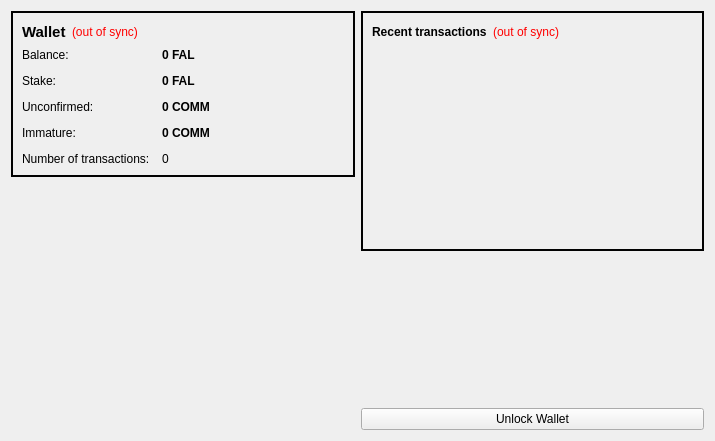
<?xml version="1.0" encoding="UTF-8"?>
<ui version="4.0">
 <class>OverviewPage</class>
 <widget class="QWidget" name="OverviewPage">
  <property name="geometry">
   <rect>
    <x>0</x>
    <y>0</y>
    <width>715</width>
    <height>441</height>
   </rect>
  </property>
  <property name="windowTitle">
   <string>Form</string>
  </property>
  <layout class="QHBoxLayout" name="horizontalLayout" stretch="1,1">
   <item>
    <layout class="QVBoxLayout" name="verticalLayout_2">
     <item>
      <widget class="QFrame" name="frame">
       <property name="styleSheet">
        <string notr="true">#frame {
border: 2px solid #010101;
}</string>
       </property>
       <property name="frameShape">
        <enum>QFrame::StyledPanel</enum>
       </property>
       <property name="frameShadow">
        <enum>QFrame::Raised</enum>
       </property>
       <layout class="QVBoxLayout" name="verticalLayout_4">
        <item>
         <layout class="QHBoxLayout" name="horizontalLayout_4">
          <item>
           <widget class="QLabel" name="label_5">
            <property name="font">
             <font>
              <pointsize>11</pointsize>
              <weight>75</weight>
              <bold>true</bold>
             </font>
            </property>
            <property name="text">
             <string>Wallet</string>
            </property>
           </widget>
          </item>
          <item>
           <widget class="QLabel" name="labelWalletStatus">
            <property name="toolTip">
             <string>The displayed information may be out of date. Your wallet automatically synchronizes with the falcoin network after a connection is established, but this process has not completed yet.</string>
            </property>
            <property name="styleSheet">
             <string notr="true">QLabel { color: red; }</string>
            </property>
            <property name="text">
             <string notr="true">(out of sync)</string>
            </property>
            <property name="alignment">
             <set>Qt::AlignLeading|Qt::AlignLeft|Qt::AlignVCenter</set>
            </property>
           </widget>
          </item>
          <item>
           <spacer name="horizontalSpacer_2">
            <property name="orientation">
             <enum>Qt::Horizontal</enum>
            </property>
            <property name="sizeHint" stdset="0">
             <size>
              <width>40</width>
              <height>20</height>
             </size>
            </property>
           </spacer>
          </item>
         </layout>
        </item>
        <item>
         <layout class="QFormLayout" name="formLayout_2">
          <property name="fieldGrowthPolicy">
           <enum>QFormLayout::AllNonFixedFieldsGrow</enum>
          </property>
          <property name="horizontalSpacing">
           <number>12</number>
          </property>
          <property name="verticalSpacing">
           <number>12</number>
          </property>
          <item row="0" column="0">
           <widget class="QLabel" name="label">
            <property name="text">
             <string>Balance:</string>
            </property>
           </widget>
          </item>
          <item row="0" column="1">
           <widget class="QLabel" name="labelBalance">
            <property name="font">
             <font>
              <weight>75</weight>
              <bold>true</bold>
             </font>
            </property>
            <property name="cursor">
             <cursorShape>IBeamCursor</cursorShape>
            </property>
            <property name="toolTip">
             <string>Your current balance</string>
            </property>
            <property name="text">
             <string notr="true">0 FAL</string>
            </property>
            <property name="textInteractionFlags">
             <set>Qt::LinksAccessibleByMouse|Qt::TextSelectableByKeyboard|Qt::TextSelectableByMouse</set>
            </property>
           </widget>
          </item>
          <item row="1" column="0">
           <widget class="QLabel" name="label_6">
            <property name="text">
             <string>Stake:</string>
            </property>
           </widget>
          </item>
          <item row="1" column="1">
           <widget class="QLabel" name="labelStake">
            <property name="font">
             <font>
              <weight>75</weight>
              <bold>true</bold>
             </font>
            </property>
            <property name="cursor">
             <cursorShape>IBeamCursor</cursorShape>
            </property>
            <property name="toolTip">
             <string>Total of coins that was staked, and do not yet count toward the current balance</string>
            </property>
            <property name="text">
             <string notr="true">0 FAL</string>
            </property>
            <property name="textInteractionFlags">
             <set>Qt::LinksAccessibleByMouse|Qt::TextSelectableByKeyboard|Qt::TextSelectableByMouse</set>
            </property>
           </widget>
          </item>
          <item row="2" column="0">
           <widget class="QLabel" name="label_3">
            <property name="text">
             <string>Unconfirmed:</string>
            </property>
           </widget>
          </item>
          <item row="2" column="1">
           <widget class="QLabel" name="labelUnconfirmed">
            <property name="font">
             <font>
              <weight>75</weight>
              <bold>true</bold>
             </font>
            </property>
            <property name="cursor">
             <cursorShape>IBeamCursor</cursorShape>
            </property>
            <property name="toolTip">
             <string>Total of transactions that have yet to be confirmed, and do not yet count toward the current balance</string>
            </property>
            <property name="text">
             <string notr="true">0 COMM</string>
            </property>
            <property name="textInteractionFlags">
             <set>Qt::LinksAccessibleByMouse|Qt::TextSelectableByKeyboard|Qt::TextSelectableByMouse</set>
            </property>
           </widget>
          </item>
          <item row="3" column="0">
           <widget class="QLabel" name="labelImmatureText">
            <property name="text">
             <string>Immature:</string>
            </property>
           </widget>
          </item>
          <item row="3" column="1">
           <widget class="QLabel" name="labelImmature">
            <property name="font">
             <font>
              <weight>75</weight>
              <bold>true</bold>
             </font>
            </property>
            <property name="toolTip">
             <string>Mined balance that has not yet matured</string>
            </property>
            <property name="text">
             <string notr="true">0 COMM</string>
            </property>
            <property name="textInteractionFlags">
             <set>Qt::LinksAccessibleByMouse|Qt::TextSelectableByKeyboard|Qt::TextSelectableByMouse</set>
            </property>
           </widget>
          </item>
          <item row="4" column="0">
           <widget class="QLabel" name="label_2">
            <property name="text">
             <string>Number of transactions:</string>
            </property>
           </widget>
          </item>
          <item row="4" column="1">
           <widget class="QLabel" name="labelNumTransactions">
            <property name="toolTip">
             <string>Total number of transactions in wallet</string>
            </property>
            <property name="text">
             <string notr="true">0</string>
            </property>
           </widget>
          </item>
         </layout>
        </item>
       </layout>
      </widget>
     </item>
     <item>
      <spacer name="verticalSpacer">
       <property name="orientation">
        <enum>Qt::Vertical</enum>
       </property>
       <property name="sizeHint" stdset="0">
        <size>
         <width>20</width>
         <height>40</height>
        </size>
       </property>
      </spacer>
     </item>
     <item>
      <widget class="QLabel" name="label_6">
       <property name="text">
        <string/>
       </property>
       <property name="pixmap">
        <pixmap resource="../bitcoin.qrc">:/images/backg</pixmap>
       </property>
       <property name="scaledContents">
        <bool>false</bool>
       </property>
       <property name="alignment">
        <set>Qt::AlignCenter</set>
       </property>
       <property name="margin">
        <number>-2</number>
       </property>
      </widget>
     </item>
    </layout>
   </item>
   <item>
    <layout class="QVBoxLayout" name="verticalLayout_3">
     <item>
      <widget class="QFrame" name="frame_2">
       <property name="styleSheet">
        <string notr="true">#frame_2 {
border: 2px solid #010101;
}</string>
       </property>
       <property name="frameShape">
        <enum>QFrame::StyledPanel</enum>
       </property>
       <property name="frameShadow">
        <enum>QFrame::Raised</enum>
       </property>
       <layout class="QVBoxLayout" name="verticalLayout">
        <item>
         <layout class="QHBoxLayout" name="horizontalLayout_2">
          <item>
           <widget class="QLabel" name="label_4">
            <property name="text">
             <string>&lt;b&gt;Recent transactions&lt;/b&gt;</string>
            </property>
           </widget>
          </item>
          <item>
           <widget class="QLabel" name="labelTransactionsStatus">
            <property name="toolTip">
             <string>The displayed information may be out of date. Your wallet automatically synchronizes with the falcoin network after a connection is established, but this process has not completed yet.</string>
            </property>
            <property name="styleSheet">
             <string notr="true">QLabel { color: red; }</string>
            </property>
            <property name="text">
             <string notr="true">(out of sync)</string>
            </property>
            <property name="alignment">
             <set>Qt::AlignRight|Qt::AlignTrailing|Qt::AlignVCenter</set>
            </property>
           </widget>
          </item>
          <item>
           <spacer name="horizontalSpacer">
            <property name="orientation">
             <enum>Qt::Horizontal</enum>
            </property>
            <property name="sizeHint" stdset="0">
             <size>
              <width>40</width>
              <height>20</height>
             </size>
            </property>
           </spacer>
          </item>
         </layout>
        </item>
        <item>
         <widget class="QListView" name="listTransactions">
          <property name="styleSheet">
           <string notr="true">QListView { background: transparent; }</string>
          </property>
          <property name="frameShape">
           <enum>QFrame::NoFrame</enum>
          </property>
          <property name="verticalScrollBarPolicy">
           <enum>Qt::ScrollBarAlwaysOff</enum>
          </property>
          <property name="horizontalScrollBarPolicy">
           <enum>Qt::ScrollBarAlwaysOff</enum>
          </property>
          <property name="selectionMode">
           <enum>QAbstractItemView::NoSelection</enum>
          </property>
         </widget>
        </item>
       </layout>
      </widget>
     </item>
     <item>
      <spacer name="verticalSpacer_2">
       <property name="orientation">
        <enum>Qt::Vertical</enum>
       </property>
       <property name="sizeHint" stdset="0">
        <size>
         <width>20</width>
         <height>40</height>
        </size>
       </property>
      </spacer>
     </item>
     <item>
      <widget class="QPushButton" name="unlockWalletButton">
       <property name="text">
        <string>Unlock Wallet</string>
       </property>
      </widget>
     </item>
    </layout>
   </item>
  </layout>
 </widget>
 <resources>
  <include location="../bitcoin.qrc"/>
 </resources>
 <connections/>
</ui>
